Frame 1 (no input): blank canvas, image omitted
Frame 60 (no input): blank canvas, image omitted
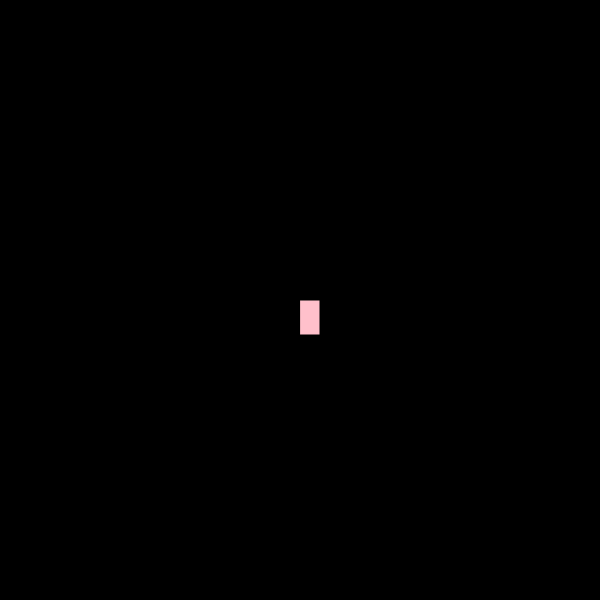
Frame 120 (the mouse pressed at the canvas centre since frame 60)

The p5.js sketch whose frames 1 and 60 were blank and that drew this single picture after the mouse press (run headless with seeded random() and noise() and a simulated clock; from frame 60 on, the mouse is pressed at the canvas centre):

// p5.js sketch
// ── sketch.js
function setup() {
    createCanvas(600, 600);
     background("black");
  }
  
  
  function draw() {
    
    stroke ("black");
    fill ("pink");
   
    
    // console.log(mouseIsPressed);
    
    if (mouseIsPressed){
      rect(mouseX, mouseY, 20, 35);
    }
  }
